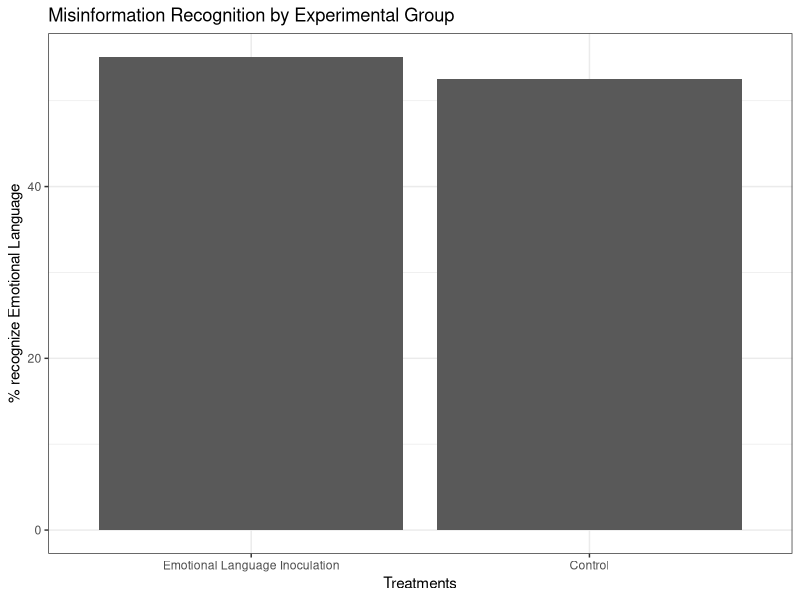

Reproduce this figure in R.
## ---- chunk 1
knitr::opts_chunk$set(echo = FALSE)
require(haven)
require(data.table)
require(ggplot2)
require(magrittr)
## ---- chunk 2

dd = data.frame(h = c(55.1, 52.5),
                cond = factor(c("Emotional Language Inoculation", "Control"), levels = c("Emotional Language Inoculation", "Control"))
)
                
ggplot(dd, aes(x = cond, y = h)) + geom_bar(stat = "identity") + ylab("% recognize Emotional Language") + xlab("Treatments") + ggtitle("Misinformation Recognition by Experimental Group") + theme_bw() 

